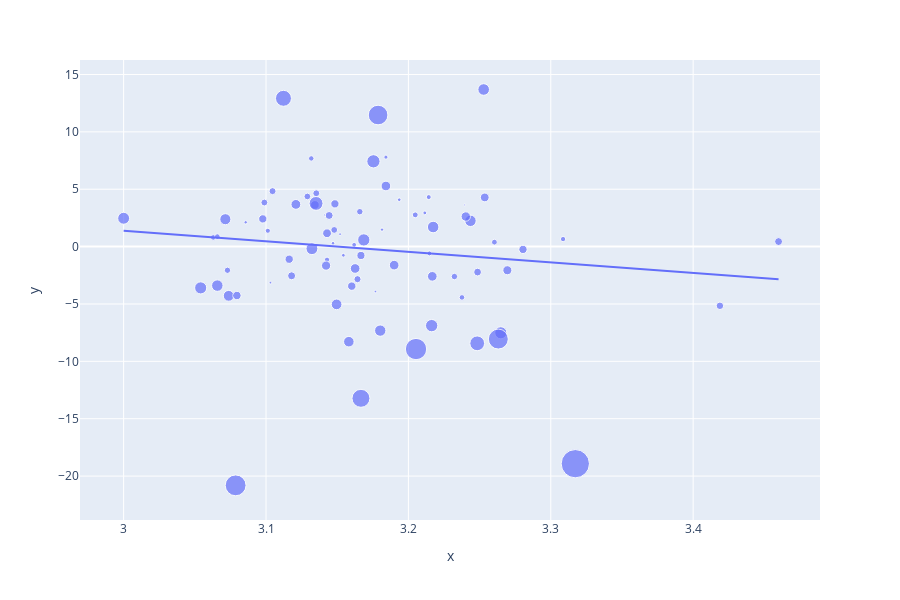

Here is the notebook cell this chart was saved with:
### Code cell
fig = px.scatter(x=group_sent_avg, y=group_price_avg, trendline="ols",hover_name=ticker_unique, size=group_vol_avg)
fig.show()
